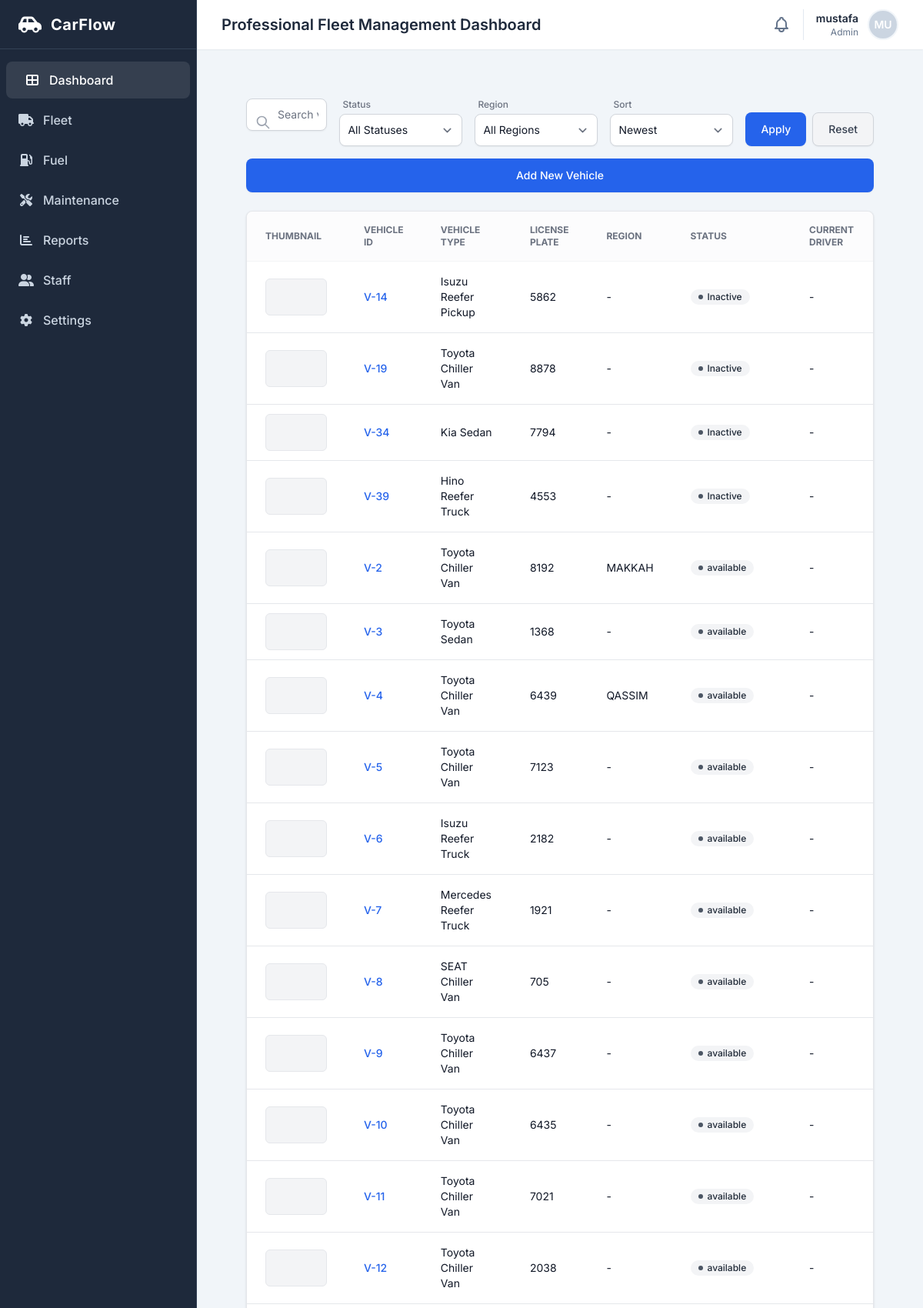
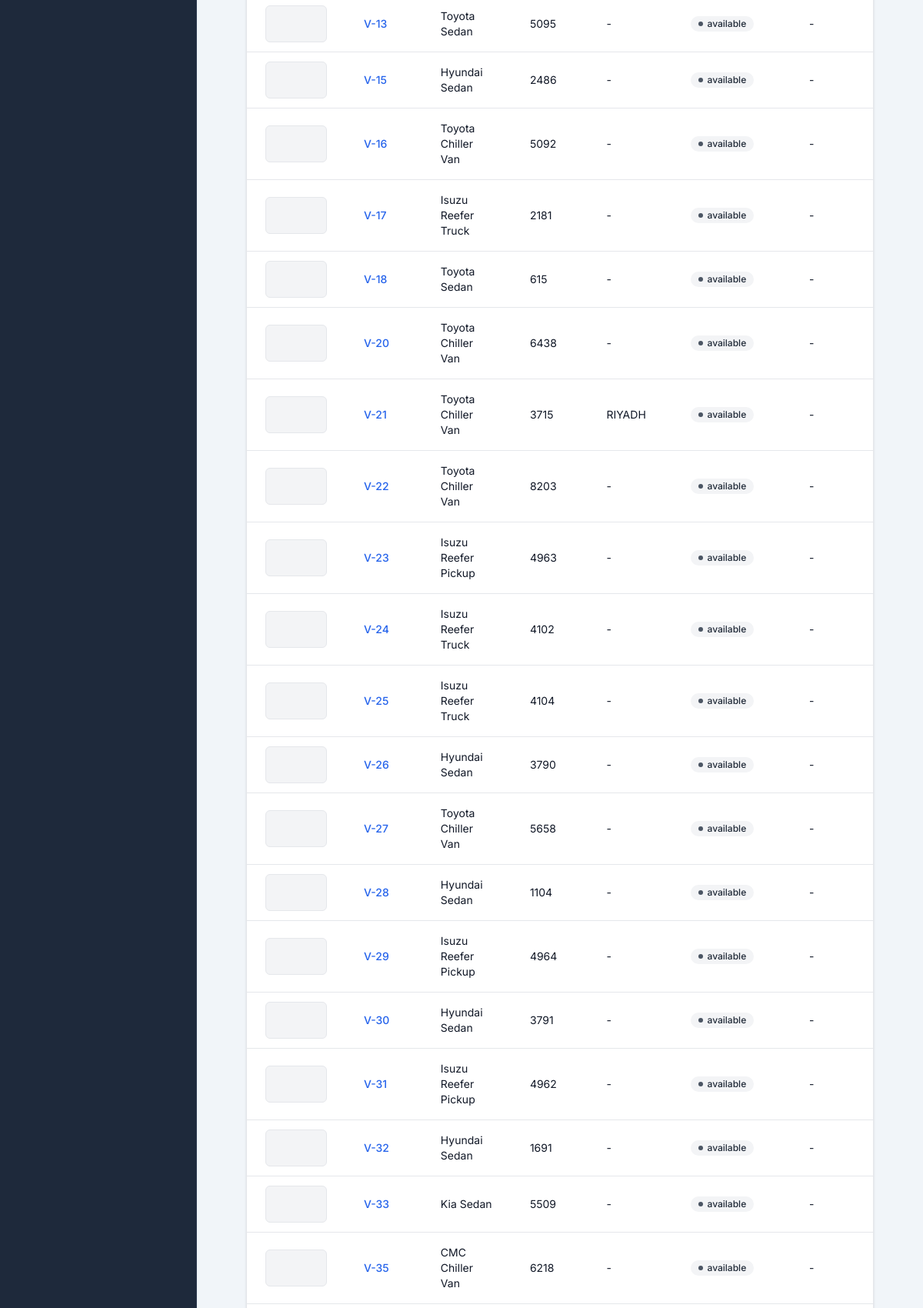
Screenshot of /fleet/ (signed in, upper part) with the database file from the repository (2 pictures, top to bottom).
### fleet/models.py (models this page shows, shortened)
class Car(models.Model):
    STATUS_CHOICES = [
        ("available", "Available"),
        ("assigned", "Assigned"),
        ("maintenance", "Maintenance"),
        ("inactive", "Inactive"),
    ]
    VEHICLE_TYPE_CHOICES = [
        ("Sedan", "Sedan"),
        ("Reefer Van", "Chiller Van"),
        ("Reefer Truck", "Reefer Truck"),
        ("Reefer Pickup", "Reefer Pickup"),
    ]
    plate_number = models.CharField(max_length=20, unique=True, db_index=True)
    brand = models.CharField(max_length=100, default='Unknown')
    vehicle_type = models.CharField(max_length=100, choices=VEHICLE_TYPE_CHOICES, verbose_name="Vehicle Type", default="Sedan")
    year = models.PositiveIntegerField()
    vin = models.CharField(max_length=64, blank=True)
    status = models.CharField(
        max_length=20,
        choices=STATUS_CHOICES,
        default="available",
        db_index=True,
    )
    region = models.ForeignKey(
        "accounts.Region",
        on_delete=models.SET_NULL,
        null=True,
        blank=True,
        related_name="cars",
    )
    notes = models.TextField(blank=True)
    created_at = models.DateTimeField(auto_now_add=True)
    class Meta:
        ordering = ["plate_number"]

### accounts/models.py (models this page shows, shortened)
class Region(models.Model):
    code = models.CharField(max_length=16, unique=True)
    name = models.CharField(max_length=64, unique=True)
    class Meta:
        ordering = ["name"]

### fleet/views.py (the view)
# urls.py: path("", CarListView.as_view(), name="car_index"),
class CarListView(LoginRequiredMixin, ListView):
    model = Car
    paginate_by = 70
    template_name = "fleet/car_list.html"
    context_object_name = "cars"
    def get_queryset(self):
        qs = Car.objects.exclude(status="inactive").annotate(
            maintenance_count=Count("maintenance_requests")
        )
        q = self.request.GET.get("q")
        status = self.request.GET.get("status")
        region = self.request.GET.get("region")
        sort = self.request.GET.get("sort")
        if q:
            qs = qs.filter(Q(plate_number__icontains=q) | Q(brand__icontains=q) | Q(vehicle_type__icontains=q) | Q(id__icontains=q))
        if status:
            if status == "active":
                qs = qs.filter(status__in=["available", "assigned"])
            else:
                qs = qs.filter(status=status)
        if region:
            qs = qs.filter(region_id=region)
        if sort in {"plate_number", "brand", "vehicle_type", "year", "-year", "created_at", "-created_at"}:
            qs = qs.order_by(sort)
        if self.request.user.groups.filter(name="Driver").exists() and not (self.request.user.is_superuser or self.request.user.groups.filter(name__in=["Manager", "Fleet Manager", "Admin"]).exists()):
            assigned_ids = list(
                DriverAssignment.objects.filter(driver=self.request.user, active=True).values_list("car_id", flat=True)
            )
            qs = qs.filter(id__in=assigned_ids)
        return qs
    def get_context_data(self, **kwargs):
        context = super().get_context_data(**kwargs)
        context['regions'] = Region.objects.all()
        return context

### fleet/templates/fleet/car_list.html (shortened to what this page needs)
{% extends "base.html" %}
{% block content %}
<div class="flex-1 overflow-y-auto p-4 sm:p-6 lg:p-8 custom-scrollbar">
  <section class="bg-transparent mb-6">
    <div class="flex flex-col xl:flex-row gap-4 xl:items-end justify-between">
      <form method="get" class="flex flex-col md:flex-row gap-4 flex-1">
        <div class="relative w-full md:w-96">
          <div class="absolute inset-y-0 left-0 flex items-center pl-3 pointer-events-none">
          </div>
          <input class="block w-full p-2.5 pl-10 text-sm text-gray-900 border border-gray-300 rounded-lg bg-white focus:ring-blue-500 focus:border-blue-500 shadow-sm" name="q" value="{{ request.GET.q }}" placeholder="Search vehicles by ID, Model, Plate..." type="text">
        </div>
        <div class="relative w-full md:w-auto">
          <div class="flex flex-col">
            <label class="text-xs font-medium text-gray-500 mb-1 ml-1" for="status-filter">Status</label>
            <select class="bg-white border border-gray-300 text-gray-900 text-sm rounded-lg focus:ring-blue-500 focus:border-blue-500 block w-full p-2.5 min-w-[160px] shadow-sm" id="status-filter" name="status">
              <option value="">All Statuses</option>
            </select>
          </div>
        </div>
        <div class="relative w-full md:w-auto">
          <div class="flex flex-col">
            <label class="text-xs font-medium text-gray-500 mb-1 ml-1" for="region-filter">Region</label>
            <select class="bg-white border border-gray-300 text-gray-900 text-sm rounded-lg focus:ring-blue-500 focus:border-blue-500 block w-full p-2.5 min-w-[160px] shadow-sm" id="region-filter" name="region">
              <option value="">All Regions</option>
            </select>
          </div>
        </div>
        <div class="relative w-full md:w-auto">
          <div class="flex flex-col">
            <label class="text-xs font-medium text-gray-500 mb-1 ml-1" for="sort-filter">Sort</label>
            <select class="bg-white border border-gray-300 text-gray-900 text-sm rounded-lg focus:ring-blue-500 focus:border-blue-500 block w-full p-2.5 min-w-[160px] shadow-sm" id="sort-filter" name="sort">
              <option value="-created_at" {% if request.GET.sort == '-created_at' or not request.GET.sort %}selected{% endif %}>Newest</option>
            </select>
          </div>
        </div>
        <div class="flex items-end gap-2">
          <button type="submit" class="tap-target text-white bg-blue-600 hover:bg-blue-700 focus:ring-4 focus:ring-blue-300 font-medium rounded-lg text-sm px-5 py-2.5 focus:outline-none shadow-sm transition-colors">Apply</button>
          <a href="{% url 'fleet:car_list' %}" class="tap-target text-gray-700 bg-gray-100 hover:bg-gray-200 focus:ring-4 focus:ring-gray-300 font-medium rounded-lg text-sm px-5 py-2.5 focus:outline-none shadow-sm transition-colors border border-gray-300 flex items-center justify-center">Reset</a>
        </div>
      </form>
      <a href="{% url 'fleet:car_create' %}" class="tap-target text-white bg-blue-600 hover:bg-blue-700 focus:ring-4 focus:ring-blue-300 font-medium rounded-lg text-sm px-5 py-2.5 focus:outline-none shadow-sm flex-shrink-0 inline-flex items-center justify-center">Add New Vehicle</a>
    </div>
  </section>
  <section class="bg-white rounded-lg shadow border border-gray-200 overflow-hidden">
    <div class="table-scroll">
      <table class="w-full text-sm text-left text-gray-500">
        <thead class="text-xs text-gray-500 font-bold bg-gray-50/50 uppercase border-b border-gray-100">
          <tr>
            <th class="px-6 py-4 w-32" scope="col">Thumbnail</th>
            <th class="px-6 py-4" scope="col">Vehicle ID</th>
            <th class="px-6 py-4" scope="col">Vehicle Type</th>
            <th class="px-6 py-4" scope="col">License Plate</th>
            <th class="px-6 py-4" scope="col">Region</th>
            <th class="px-6 py-4" scope="col">Status</th>
            <th class="px-6 py-4" scope="col">Current Driver</th>
          </tr>
        </thead>
        <tbody>
          {% for car in cars %}
          <tr class="bg-white border-b hover:bg-gray-50 transition-colors">
            <td class="px-6 py-3">
              <div class="h-12 w-20 overflow-hidden rounded-md border border-gray-200 bg-gray-100"></div>
            </td>
            <td class="px-6 py-4 font-medium text-gray-900"><a href="{% url 'fleet:car_detail' car.pk %}" class="text-blue-600">V-{{ car.pk }}</a></td>
            <td class="px-6 py-4 text-gray-900">{{ car.brand }} {{ car.get_vehicle_type_display|default:car.vehicle_type }}</td>
            <td class="px-6 py-4 text-gray-900">{{ car.plate_number }}</td>
            <td class="px-6 py-4 text-gray-900">{{ car.region.name|default:"-" }}</td>
            <td class="px-6 py-4">
              {% if car.status == 'active' %}
              <span class="bg-green-100 text-green-800 text-xs font-medium px-2.5 py-0.5 rounded-full flex items-center w-fit gap-1.5"><span class="w-1.5 h-1.5 rounded-full bg-green-600"></span> Active</span>
              {% elif car.status == 'maintenance' %}
              <span class="bg-yellow-100 text-yellow-800 text-xs font-medium px-2.5 py-0.5 rounded-full flex items-center w-fit gap-1.5"><span class="w-1.5 h-1.5 rounded-full bg-yellow-600"></span> In Maintenance</span>
              {% elif car.status == 'inactive' %}
              <span class="bg-red-100 text-red-800 text-xs font-medium px-2.5 py-0.5 rounded-full flex items-center w-fit gap-1.5"><span class="w-1.5 h-1.5 rounded-full bg-red-600"></span> Inactive</span>
              {% else %}
              <span class="bg-gray-100 text-gray-800 text-xs font-medium px-2.5 py-0.5 rounded-full flex items-center w-fit gap-1.5"><span class="w-1.5 h-1.5 rounded-full bg-gray-600"></span> {{ car.status }}</span>
              {% endif %}
            </td>
            <td class="px-6 py-4 text-gray-900">-</td>
          </tr>
          {% empty %}
          <tr><td class="px-6 py-4" colspan="7">No cars</td></tr>
          {% endfor %}
        </tbody>
      </table>
    </div>
  </section>
</div>
{% endblock %}

### templates/partials/navbar.html (shortened to what this page needs)
<header class="h-16 flex items-center justify-between px-4 sm:px-6 lg:px-8 bg-white shadow-sm z-10">
<div class="flex items-center gap-3">
<h1 class="text-base sm:text-xl font-semibold text-slate-800 truncate max-w-[60vw] md:max-w-none">Professional Fleet Management Dashboard</h1>
</div>
<div class="flex items-center space-x-4">
<button class="text-slate-500 hover:text-slate-700 focus:outline-none">
</button>
<div class="flex items-center gap-3 border-l border-slate-200 pl-4 relative">
    <button id="user-menu-btn" class="flex items-center gap-3 focus:outline-none">
        <div class="text-right hidden sm:block">
            <p class="text-sm font-semibold text-slate-800">
                {{ request.user.get_full_name|default:request.user.username }}
            </p>
            <p class="text-xs text-slate-500">
                {% if request.user.groups.first %}
                    {{ request.user.groups.first.name }}
                {% else %}
                    User
                {% endif %}
            </p>
        </div>
        <div class="h-10 w-10 rounded-full bg-slate-300 flex items-center justify-center text-white font-semibold text-sm border-2 border-slate-100">
            {{ request.user.username|slice:":2"|upper }}
        </div>
    </button>
</div>
</header>

### templates/base.html (style rules this page uses)
body { font-family:'Inter',sans-serif;background-color:#f3f4f6 }

### rows the page displays
Car: pk "14", brand "Isuzu", vehicle_type "Reefer Pickup", plate_number "5862", region.name "-", status "Inactive"
Car: pk "19", brand "Toyota", vehicle_type "Chiller Van", plate_number "8878", region.name "-", status "Inactive"
Car: pk "34", brand "Kia", vehicle_type "Sedan", plate_number "7794", region.name "-", status "Inactive"
Car: pk "39", brand "Hino", vehicle_type "Reefer Truck", plate_number "4553", region.name "-", status "Inactive"
Car: pk "2", brand "Toyota", vehicle_type "Chiller Van", plate_number "8192", region.name "MAKKAH", status "available"
Car: pk "3", brand "Toyota", vehicle_type "Sedan", plate_number "1368", region.name "-", status "available"
Car: pk "4", brand "Toyota", vehicle_type "Chiller Van", plate_number "6439", region.name "QASSIM", status "available"
Car: pk "5", brand "Toyota", vehicle_type "Chiller Van", plate_number "7123", region.name "-", status "available"
Car: pk "6", brand "Isuzu", vehicle_type "Reefer Truck", plate_number "2182", region.name "-", status "available"
Car: pk "7", brand "Mercedes", vehicle_type "Reefer Truck", plate_number "1921", region.name "-", status "available"
Car: pk "8", brand "SEAT", vehicle_type "Chiller Van", plate_number "705", region.name "-", status "available"
Car: pk "9", brand "Toyota", vehicle_type "Chiller Van", plate_number "6437", region.name "-", status "available"
Car: pk "10", brand "Toyota", vehicle_type "Chiller Van", plate_number "6435", region.name "-", status "available"
Car: pk "11", brand "Toyota", vehicle_type "Chiller Van", plate_number "7021", region.name "-", status "available"
Car: pk "12", brand "Toyota", vehicle_type "Chiller Van", plate_number "2038", region.name "-", status "available"
Car: pk "13", brand "Toyota", vehicle_type "Sedan", plate_number "5095", region.name "-", status "available"
Car: pk "15", brand "Hyundai", vehicle_type "Sedan", plate_number "2486", region.name "-", status "available"
Car: pk "16", brand "Toyota", vehicle_type "Chiller Van", plate_number "5092", region.name "-", status "available"
Car: pk "17", brand "Isuzu", vehicle_type "Reefer Truck", plate_number "2181", region.name "-", status "available"
Car: pk "18", brand "Toyota", vehicle_type "Sedan", plate_number "615", region.name "-", status "available"
Car: pk "20", brand "Toyota", vehicle_type "Chiller Van", plate_number "6438", region.name "-", status "available"
Car: pk "21", brand "Toyota", vehicle_type "Chiller Van", plate_number "3715", region.name "RIYADH", status "available"
Car: pk "22", brand "Toyota", vehicle_type "Chiller Van", plate_number "8203", region.name "-", status "available"
Car: pk "23", brand "Isuzu", vehicle_type "Reefer Pickup", plate_number "4963", region.name "-", status "available"
Car: pk "24", brand "Isuzu", vehicle_type "Reefer Truck", plate_number "4102", region.name "-", status "available"
Car: pk "25", brand "Isuzu", vehicle_type "Reefer Truck", plate_number "4104", region.name "-", status "available"
Car: pk "26", brand "Hyundai", vehicle_type "Sedan", plate_number "3790", region.name "-", status "available"
Car: pk "27", brand "Toyota", vehicle_type "Chiller Van", plate_number "5658", region.name "-", status "available"
Car: pk "28", brand "Hyundai", vehicle_type "Sedan", plate_number "1104", region.name "-", status "available"
Car: pk "29", brand "Isuzu", vehicle_type "Reefer Pickup", plate_number "4964", region.name "-", status "available"
Car: pk "30", brand "Hyundai", vehicle_type "Sedan", plate_number "3791", region.name "-", status "available"
Car: pk "31", brand "Isuzu", vehicle_type "Reefer Pickup", plate_number "4962", region.name "-", status "available"
Car: pk "32", brand "Hyundai", vehicle_type "Sedan", plate_number "1691", region.name "-", status "available"
Car: pk "33", brand "Kia", vehicle_type "Sedan", plate_number "5509", region.name "-", status "available"
Car: pk "35", brand "CMC", vehicle_type "Chiller Van", plate_number "6218", region.name "-", status "available"

### other values shown
{{ request.user.get_full_name|default:request.user.username }} "mustafa"
{{ request.user.groups.first.name }} "Admin"
{{ request.user.username|slice:":2"|upper }} "MU"
